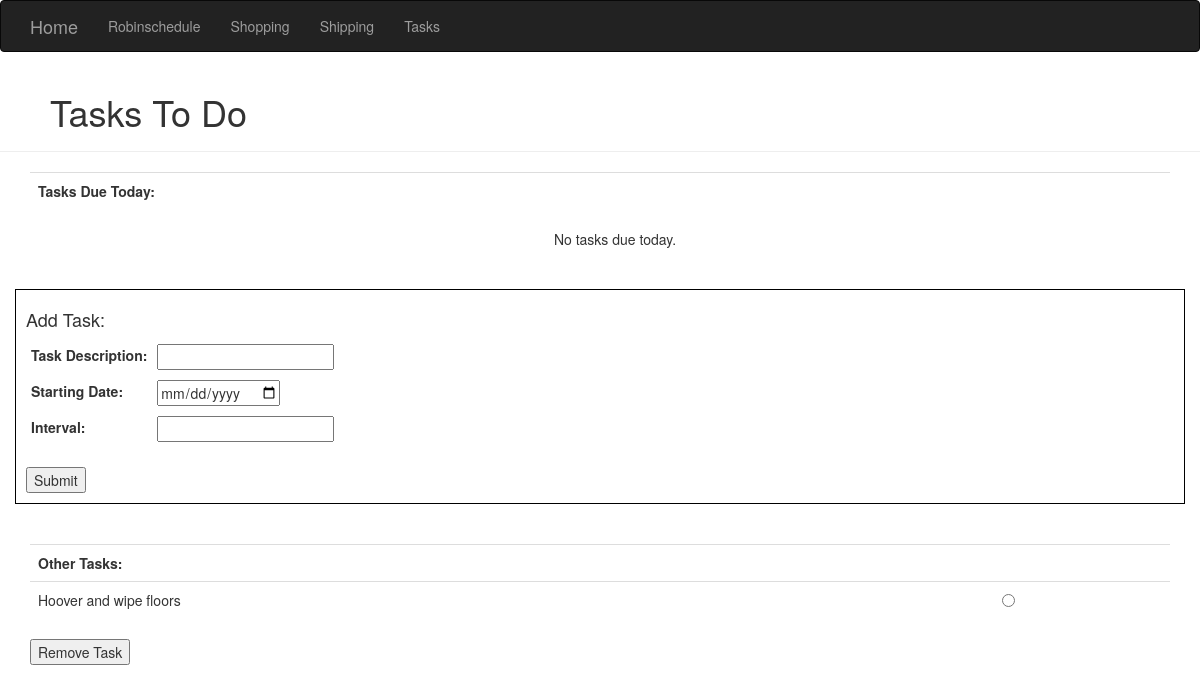
/tasks, run on an earlier commit of the app's database.
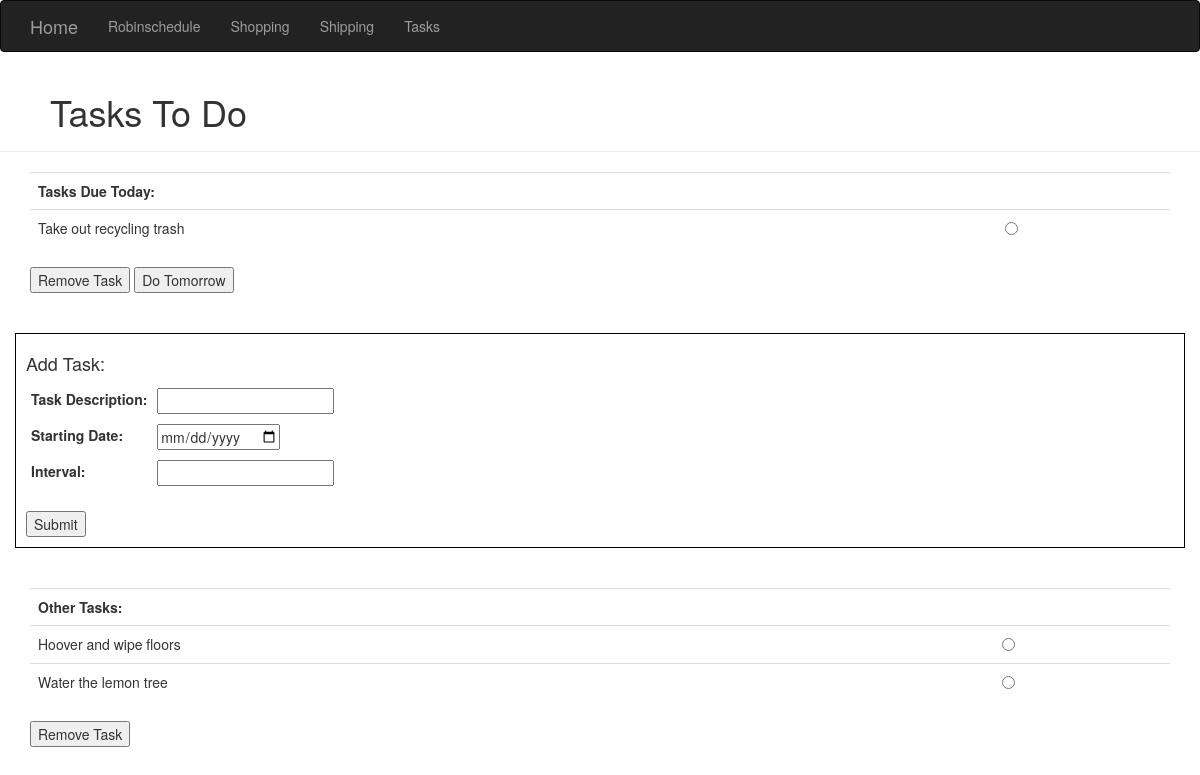
And on a later commit of the database.
### homeSite.py (models this page shows)
class Tasks(db.Model): # Keep task object information
    __tablename__ = 'tasks'
    id = db.Column(db.Integer, primary_key=True)
    name = db.Column(db.String(64))
    createdDate = db.Column(db.DateTime())
    interval = db.Column(db.Integer())
    delay = db.Column(db.Integer(), default=0)

### homeSite.py (the view, shortened to what this page needs)
@app.route('/tasks', methods=['GET', 'POST'])
def tasks():
    loadedTasks = Tasks.query.all()
    loadedTasks_taskObjects = []
    for task in loadedTasks:
        taskObject = recurringTask(task.name, task.createdDate, task.interval, task.delay)
        loadedTasks_taskObjects.append(taskObject)
    dueToday = [task for task in loadedTasks_taskObjects if task.isDue(datetime.today())]
    otherTasks = [task for task in loadedTasks_taskObjects if not task.isDue(datetime.today())]
    return render_template('tasks.html', todayTasks=dueToday, otherTasks=otherTasks)

### tasks.py (called while the page is built)
def getTimelessDate(dateObject):
    return datetime(dateObject.year, dateObject.month, dateObject.day)

    @property
    def delay(self):
        return self.__delay

    def isDue(self, queryDate):
        timeLessQueryDate = getTimelessDate(queryDate)
        dateDifference = timeLessQueryDate - (self.createdDate + self.delay)
        print(dateDifference)
        if dateDifference == timedelta(0):
            return True
        elif dateDifference % self.interval == timedelta(0):
            return True
        return False

### templates/tasks.html (shortened to what this page needs)
{% extends "base.html" %}
{% block content %}
<div class="page-header" style="padding-left: 50px;">
    <h1>Tasks To Do</h1>
</div>
<div class="container">
    <table class="table">
        <th id="item">Tasks Due Today:</th>
        <th id="selection"></th>
        {% if todayTasks %}
            <form method="POST">
                {% for task in todayTasks %}
                    <tr>
                        <td id="task">{{task.name}}</td>
                        <td id="selection"><input type="radio" name="taskToUpdate" value="{{task.name}}"></td>
                    </tr>
                {% endfor %}
    </table>
    <input type="submit" name="remove" value="Remove Task">
    <input type="submit" name="delay" value="Do Tomorrow">
        {% else %}
    </table>
    <div class="container" style="text-align: center;">
        No tasks due today.
    </div>
        {% endif %}
</div>
<br/>
<br/>
<div class="container" style="border: 1px solid black; padding: 10px;">
    <form method=POST name="addTask">
        <table>
            <tr>
                <th colspan="2">
                    <h4>Add Task:</h4>
                </th>
            </tr>
            <tr>
                <td>
                    <label for="taskDescription">Task Description:</label>
                </td>
                <td>
                    <input type="text" id="taskDescription" name="taskDescription" required>
                </td>
            </tr>
            <tr>
                <td>
                    <label for="taskDate">Starting Date:</label>
                </td>
                <td>
                    <input type="date" id="taskDate" name="taskDate" required>
                </td>
            </tr>
            <tr>
                <td>
                    <label for="taskInterval">Interval:</label>
                </td>
                <td>
                    <input type="number" id="taskInterval" name="taskInterval" required>
                </td>
            </tr>
            <tr style="height: 20px;">
            </tr>
        </table>
    <input type="submit" name="addTask">
    </form>
</div>
<br/>
<br />
<div class="container">
    <table class="table">
        <th id="item">Other Tasks:</th>
        <th id="selection"></th>
        {% if otherTasks %}
        <form method="POST">
                {% for task in otherTasks %}
                    <tr>
                        <td id="task">{{task.name}}</td>
                        <td id="selection"><input type="radio" name="undueTaskToRemove" value="{{task.name}}"></td>
                    </tr>
                {% endfor %}
    </table>
    <input type="submit" name="removeOther" value="Remove Task">
        {% else %}
    </table>
    <div class="container" style="text-align: center;">
        No tasks
    </div>
        {% endif %}
</div>
<br>
<br>
{% endblock %}

What changed in the data, as far as the page shows it:
added Tasks: name "Take out recycling trash", shown under "Tasks To Do"
added Tasks: name "Water the lemon tree", shown under "Add Task:"
Also different on the page:
form field remove: (not shown) → "Remove Task"
form field delay: (not shown) → "Do Tomorrow"
text no longer shown: "No tasks due today."
